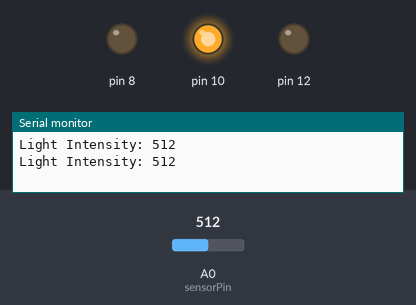
Simulated run of this sketch. Board: Arduino Uno, built with avr-gcc and run on an emulated ATmega328P. Shown: output pins drawn as LEDs (lit = HIGH), the last lines printed to the serial monitor. The inputs (shaded band) are chosen by the test bench; at power-on: A0 (sensorPin) = 512.

Above: at 1.8 s.
1.9 s: A0 (sensorPin) set to 410
4.2 s: A0 (sensorPin) set to 385
At 6.3 s:
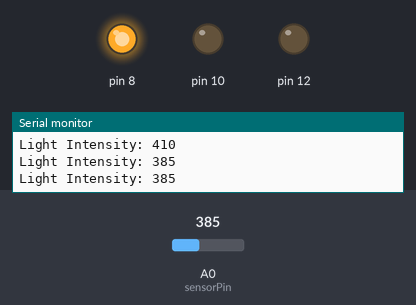
7.5 s: A0 (sensorPin) set to 810
At 9.8 s:
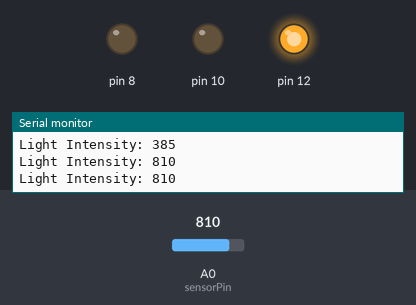
10.5 s: A0 (sensorPin) set to 783
At 13.2 s:
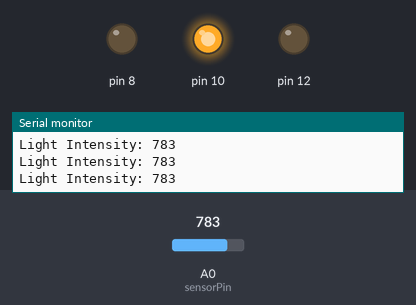
13.5 s: A0 (sensorPin) set to 900
At 15.7 s:
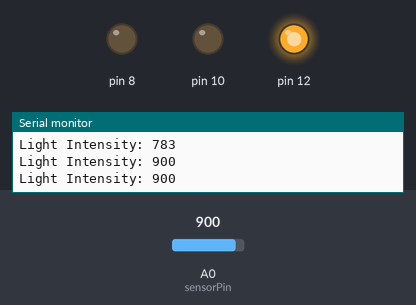
Timing chart, 0 to 17.2 s (numbered marks = the images above; inputs shaded):
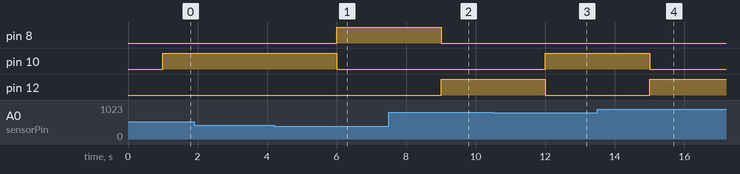

Measured:
- the behaviour switches between 400 and 399 on A0 (sensorPin) (found by bisection; images 0 and 1)
- the behaviour switches between 800 and 799 on A0 (sensorPin) (found by bisection; images 2 and 3)
- after the input at 4.2 s, pin 8: LOW → HIGH after 1.8 s; pin 10: HIGH → LOW after 1.8 s
- after the input at 7.5 s, pin 8: HIGH → LOW after 1.5 s; pin 12: LOW → HIGH after 1.5 s
- after the input at 10.5 s, pin 10: LOW → HIGH after 1.5 s; pin 12: HIGH → LOW after 1.5 s
- after the input at 13.5 s, pin 10: HIGH → LOW after 1.5 s; pin 12: LOW → HIGH after 1.5 s

The sketch:

Lesson9_LightSensorMyVersion150825.ino
```cpp
const int sensorPin = A0;

int lightAmount = 0;

void setup() {
  Serial.begin(9600);
}

void loop() {
  lightAmount = analogRead(sensorPin);

  Serial.print("Light Intensity: ");
  Serial.println(lightAmount);

  delay(1000);

  if (lightAmount < 400) {
    analogWrite(8, 1023);
    analogWrite(10, 0);
    analogWrite(12, 0);
  }
  else if (lightAmount >= 400 && lightAmount < 800) {
    analogWrite(10, 1023);
    analogWrite(8, 0);
    analogWrite(12, 0);
  }
  else if (lightAmount >= 800 && lightAmount <=1023) {
    analogWrite(12, 1023);
    analogWrite(8, 0);
    analogWrite(10, 0);
  }

}
```
